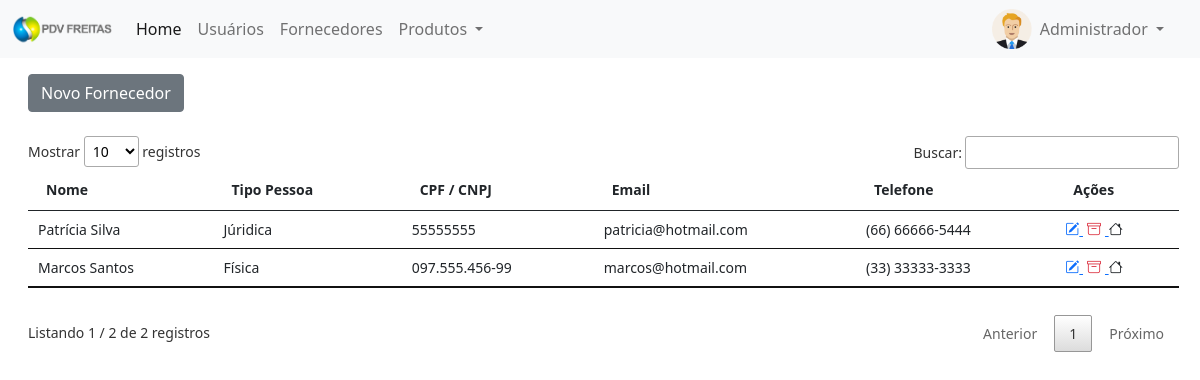
Screenshot of /pdv/painel-adm/index.php?pagina=fornecedores (signed in) with the database file from the repository.
### tables this page shows
CREATE TABLE `usuarios` (
  `id` int(11) NOT NULL,
  `nome` varchar(50) NOT NULL,
  `email` varchar(50) NOT NULL,
  `cpf` varchar(20) NOT NULL,
  `senha` varchar(20) NOT NULL,
  `nivel` varchar(20) NOT NULL
);

CREATE TABLE `fornecedores` (
  `id` int(11) NOT NULL,
  `nome` varchar(50) NOT NULL,
  `tipo_pessoa` varchar(10) NOT NULL,
  `cpf` varchar(20) DEFAULT NULL,
  `email` varchar(50) DEFAULT NULL,
  `telefone` varchar(20) DEFAULT NULL,
  `endereco` varchar(120) DEFAULT NULL
);

### pdv/painel-adm/index.php (the view, shortened to what this page needs)
<?php
require_once('../conexao.php');
$menu1 = 'home';
$menu2 = 'usuarios';
$menu3 = 'fornecedores';
$query = $pdo->query("SELECT * from usuarios WHERE id = '$_SESSION[id_usuario]'");
$res = $query->fetchAll(PDO::FETCH_ASSOC);
$nome_usu = $res[0]['nome'];
 ?>
<!DOCTYPE html>
<html>
<head>
	<link href="https://cdn.jsdelivr.net/npm/bootstrap@5.0.0-beta1/dist/css/bootstrap.min.css" rel="stylesheet">
	<link rel="stylesheet" type="text/css" href="../vendor/DataTables/datatables.min.css"/>
	<link rel="stylesheet" href="https://cdn.jsdelivr.net/npm/bootstrap-icons@1.3.0/font/bootstrap-icons.css">
</head>
<body>
	<nav class="navbar navbar-expand-lg navbar-light bg-light">
  <div class="container-fluid">
    <a class="navbar-brand" href="index.php">
    	<img src="../img/logo-texto-escuro.png" width="100">
    </a>
    <div class="collapse navbar-collapse" id="navbarSupportedContent">
      <ul class="navbar-nav me-auto mb-2 mb-lg-0">
        <li class="nav-item">
          <a class="nav-link active" aria-current="page" href="index.php?pagina=<?php echo $menu1 ?>">Home</a>
        </li>
        <li class="nav-item">
          <a class="nav-link" href="index.php?pagina=<?php echo $menu2 ?>">Usuários</a>
        </li>
         <li class="nav-item">
          <a class="nav-link" href="index.php?pagina=<?php echo $menu3 ?>">Fornecedores</a>
        </li>
        <li class="nav-item dropdown">
          <a class="nav-link dropdown-toggle" href="#" id="navbarDropdown" role="button" data-bs-toggle="dropdown" aria-expanded="false">
            Produtos
          </a>
        </li>
      </ul>
      <div class="d-flex mx-3">
        <img src="../img/icone-user.png" width="40px" height="40px">
    <div class="collapse navbar-collapse" id="navbarNavDarkDropdown">
      <ul class="navbar-nav">
        <li class="nav-item dropdown">
          <a class="nav-link dropdown-toggle" href="#" id="navbarDarkDropdownMenuLink" role="button" data-bs-toggle="dropdown" aria-expanded="false">
            <?php echo $nome_usu ?>
          </a>
        </li>
      </ul>
    </div>
       </div>
    </div>
  </div>
</nav>
<div class="container-fluid mt-2 mx-3">
<?php
if(@$_GET['pagina'] == $menu1){
	require_once($menu1. '.php');
}
else if(@$_GET['pagina'] == $menu2){
	require_once($menu2. '.php');
}
else if(@$_GET['pagina'] == $menu3){
	require_once($menu3. '.php');
}
 ?>
</div>
</body>
</html>

### pdv/painel-adm/fornecedores.php (shortened to what this page needs)
<?php
$pag = 'fornecedores';
require_once('../conexao.php');
?>
<a href="index.php?pagina=<?php echo $pag ?>&funcao=novo" type="button" class="btn btn-secondary mt-2">Novo Fornecedor</a>
<div class="mt-4" style="margin-right:25px">
	<?php
	$query = $pdo->query("SELECT * from fornecedores order by id desc");
	$res = $query->fetchAll(PDO::FETCH_ASSOC);
	$total_reg = @count($res);
	if($total_reg > 0){
		?>
		<small>
			<table id="example" class="table table-hover my-4" style="width:100%">
				<thead>
					<tr>
						<th>Nome</th>
						<th>Tipo Pessoa</th>
						<th>CPF / CNPJ</th>
						<th>Email</th>
						<th>Telefone</th>
						<th>Ações</th>
					</tr>
				</thead>
				<tbody>
					<?php
					for($i=0; $i < $total_reg; $i++){
							?>
						<tr>
							<td><?php echo $res[$i]['nome'] ?></td>
							<td><?php echo $res[$i]['tipo_pessoa'] ?></td>
							<td><?php echo $res[$i]['cpf'] ?></td>
							<td><?php echo $res[$i]['email'] ?></td>
							<td><?php echo $res[$i]['telefone'] ?></td>
							<td>
								<a href="index.php?pagina=<?php echo $pag ?>&funcao=editar&id=<?php echo $res[$i]['id'] ?>" title="Editar Registro">
									<i class="bi bi-pencil-square text-primary"></i>
								</a>
								<a href="index.php?pagina=<?php echo $pag ?>&funcao=deletar&id=<?php echo $res[$i]['id'] ?>" title="Excluir Registro">
									<i class="bi bi-archive text-danger mx-1"></i>
								</a>
								<a href="#" onclick="mostrarDados('<?php echo $res[$i]['endereco'] ?>', '<?php echo $res[$i]['nome'] ?>')" title="Ver Endereço">
									<i class="bi bi-house text-dark"></i></i>
								</a>
							</td>
						</tr>
					<?php } ?>
				</tbody>
			</table>
		</small>
	<?php }else{
		echo '<p>Não existem dados para serem exibidos!!';
	} ?>
</div>

### rows the page displays
usuarios: nome "Administrador"
fornecedores: nome "Patrícia Silva", tipo_pessoa "Júridica", cpf "55555555", email "patricia@hotmail.com", telefone "(66) 66666-5444"
fornecedores: nome "Marcos Santos", tipo_pessoa "Física", cpf "097.555.456-99", email "marcos@hotmail.com", telefone "(33) 33333-3333"
